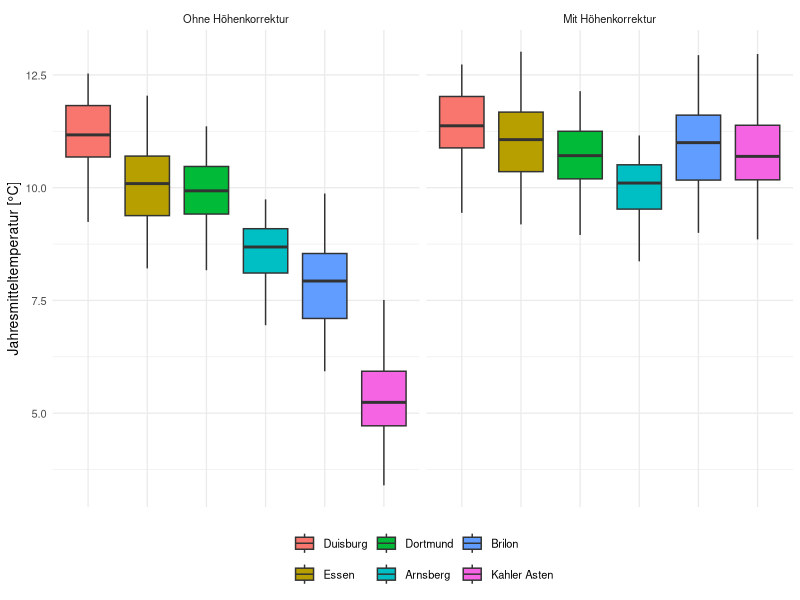

Here is the R script that generated this plot:
# ============================================================
# 04 - Erklärt die Höhenlage (adiabatische Abkühlung) die räumlichen
#      Temperaturunterschiede zwischen den Stationen?
# ============================================================

library(dplyr)
library(readr)
library(ggplot2)

df_weather <- read_csv("data/weather_clean.csv", show_col_types = FALSE) %>%
  mutate(station = factor(station,
    levels = c("Duisburg", "Essen", "Dortmund", "Arnsberg", "Brilon", "Kahler Asten")))

# Höhenkorrektur: erwarteter adiabatischer Effekt von -0.65 °C / 100 m Höhe
df_weather <- df_weather %>%
  mutate(annual_corrected = annual + 0.0065 * elevation)

cat("--- Modell 1: Temperatur ~ Höhe ---\n")
model_elev <- lm(annual ~ elevation, data = df_weather)
print(summary(model_elev)$coefficients)
cat("Geschätzter Effekt:", round(coef(model_elev)["elevation"] * 100, 3), "°C pro 100 m\n")
cat("(Weltweiter Referenzwert adiabatische Abkühlung: -0.65 °C pro 100 m)\n\n")

cat("--- Modell 2: Temperatur ~ Höhe + Station ---\n")
model_elev_station <- lm(annual ~ elevation + station, data = df_weather)
cat("Modellvergleich (F-Test):\n")
print(anova(model_elev, model_elev_station))

cat("\n--- Kruskal-Wallis: Unterschiede vor vs. nach Höhenkorrektur ---\n")
kw_raw <- kruskal.test(annual ~ station, data = df_weather)
kw_corrected <- kruskal.test(annual_corrected ~ station, data = df_weather)
cat("Ohne Höhenkorrektur:  chi² =", round(kw_raw$statistic, 2), ", p =", signif(kw_raw$p.value, 3), "\n")
cat("Mit Höhenkorrektur:   chi² =", round(kw_corrected$statistic, 2), ", p =", signif(kw_corrected$p.value, 3), "\n")

# ---- Visualisierung: Boxplot vor/nach Höhenkorrektur ----
df_long <- df_weather %>%
  select(station, annual, annual_corrected) %>%
  tidyr::pivot_longer(c(annual, annual_corrected), names_to = "type", values_to = "temperature")

plot_adiabatic <- ggplot(df_long, aes(x = station, y = temperature, fill = station)) +
  geom_boxplot() +
  facet_wrap(~type, labeller = labeller(type = c(
    annual = "Ohne Höhenkorrektur", annual_corrected = "Mit Höhenkorrektur"
  ))) +
  labs(x = NULL, y = "Jahresmitteltemperatur [°C]", fill = NULL) +
  theme_minimal(base_size = 10) +
  theme(axis.text.x = element_blank(), axis.ticks.x = element_blank(), legend.position = "bottom")

ggsave("plots/adiabatic_effect.png", plot_adiabatic, width = 8, height = 4.5, dpi = 150, bg = "white")

cat("\nInterpretation: Der adiabatische Effekt erklärt einen wesentlichen Teil der\n")
cat("räumlichen Unterschiede, aber Modell 2 zeigt, dass einzelne Stationen auch nach\n")
cat("Kontrolle für Höhe noch signifikant zum Unterschied beitragen -> Höhe allein\n")
cat("erklärt die räumliche Variation nicht vollständig.\n")
